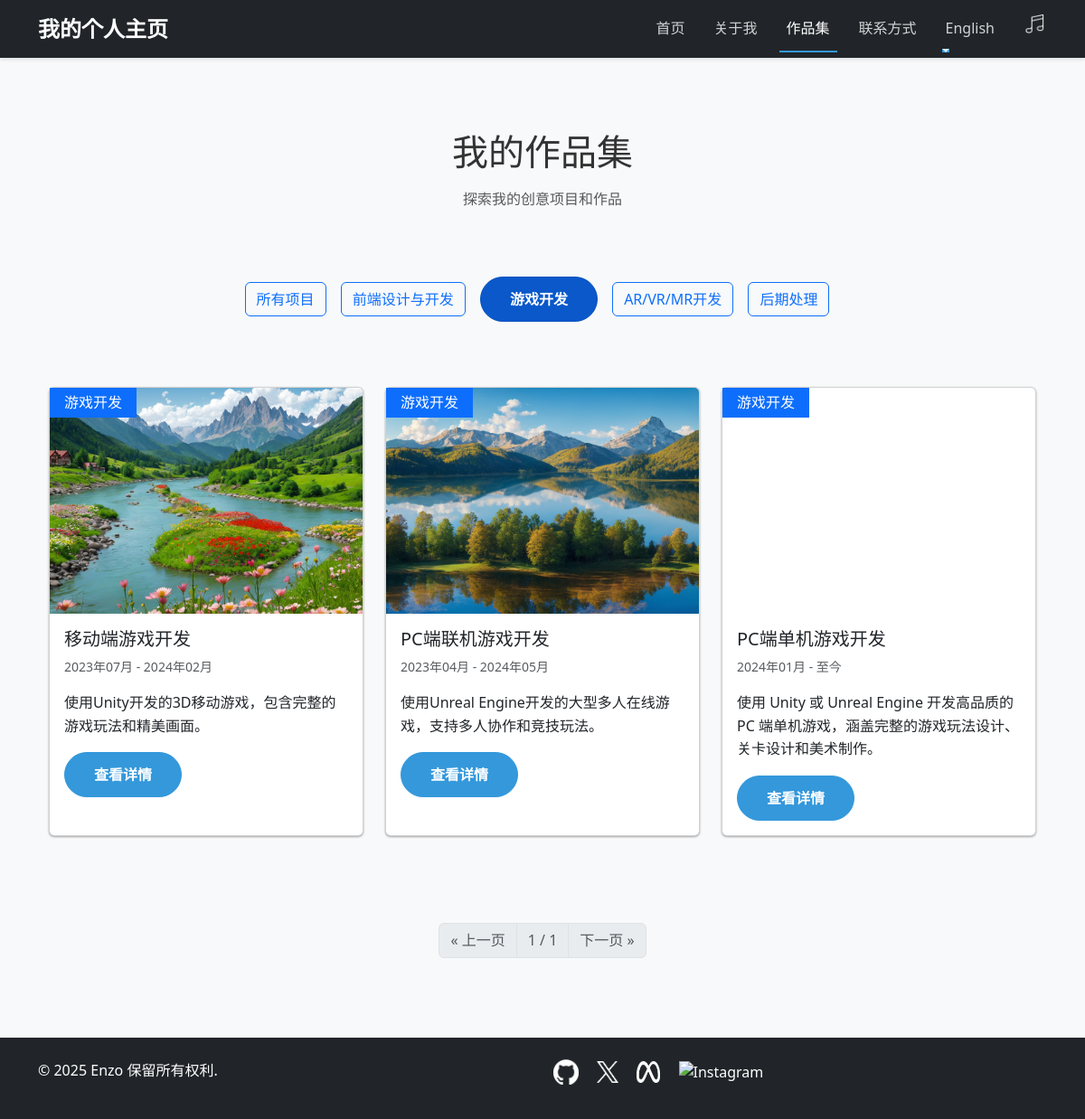
The app's page /portfolio/?category=游戏开发 with its own data.
### portfolio/models.py (models this page shows, shortened)
class Project(models.Model):
    title = models.CharField(max_length=200, verbose_name=_('项目名称'))
    slug = models.SlugField(unique=True, verbose_name=_('URL 别名'), help_text=_('项目在 URL 中的唯一标识'), null=True, blank=True)
    description = models.TextField(verbose_name=_('项目描述'))
    category = models.CharField(max_length=100, verbose_name=_('项目类别'))
    image = models.ImageField(upload_to='projects/', blank=True, null=True, verbose_name=_('项目图片'))
    link = models.URLField(max_length=200, blank=True, null=True, verbose_name=_('项目链接'))
    github_link = models.URLField(max_length=200, blank=True, null=True, verbose_name=_('GitHub链接'))
    start_date = models.DateField(verbose_name=_('开始日期'))
    end_date = models.DateField(blank=True, null=True, verbose_name=_('结束日期'))
    is_active = models.BooleanField(default=True, verbose_name=_('是否展示'))
    created_at = models.DateTimeField(default=timezone.now, verbose_name=_('创建时间'))
    updated_at = models.DateTimeField(auto_now=True, verbose_name=_('更新时间'))
    class Meta:
        verbose_name = _('作品集')
        verbose_name_plural = _('作品集')
        ordering = ['-created_at']

### portfolio/views.py (the view)
# urls.py: path('portfolio/', views.portfolio, name='portfolio'),
def portfolio(request):
    projects_qs = Project.objects.filter(is_active=True)
    projects = []
    for project in projects_qs:
        project.standard_category = get_standard_category(project.category)
        project.fallback_image = get_project_fallback_image(project)
        project.image = None
        projects.append(project)
    projects.sort(key=get_project_order)
    categories = PORTFOLIO_CATEGORIES
    selected_category = request.GET.get('category', 'all')
    if selected_category != 'all':
        projects = [p for p in projects if p.standard_category == selected_category]
    per_page = CATEGORY_PAGINATION_CONFIG.get(selected_category, CATEGORY_PAGINATION_CONFIG['default'])
    page_number = request.GET.get('page', 1)
    paginator = Paginator(projects, per_page)
    page_obj = paginator.get_page(page_number)
    context = {
        'projects': page_obj,
        'categories': categories,
        'selected_category': selected_category,
        'page_obj': page_obj,
    }
    return render(request, 'portfolio.html', context)

### portfolio/views.py (called while the page is built)
def get_project_fallback_image(project):
    if project.title in PROJECT_IMAGE_MAPPING:
        return PROJECT_IMAGE_MAPPING[project.title]
    if project.category in PROJECT_IMAGE_MAPPING:
        return PROJECT_IMAGE_MAPPING[project.category]
    return None

def get_project_order(project):
    try:
        return PROJECT_ORDER.index(project.title)
    except ValueError:
        return len(PROJECT_ORDER)

def get_standard_category(category):
    mapping = {
        '移动端游戏开发': '游戏开发',
        'PC端联机游戏开发': '游戏开发',
        'PC端单机游戏开发': '游戏开发',
        'AR应用开发': 'AR/VR/MR开发',
        'VR应用开发': 'AR/VR/MR开发',
        '视频剪辑与制作': '后期处理',
        '音频制作与混音': '后期处理',
        '特效设计与制作': '后期处理',
        '场景设计': '后期处理',
    }
    return mapping.get(category, category)

### templates/portfolio.html (shortened to what this page needs)
{% extends 'base.html' %}
{% load i18n %}
{% load static %}
{% block content %}
    <section class="page-header py-5">
        <div class="container">
            <h1 class="text-center mb-3">{% trans '我的作品集' %}</h1>
            <p class="text-center text-muted">{% trans '探索我的创意项目和作品' %}</p>
        </div>
    </section>
    <section class="filters-section py-2">
        <div class="container">
            <div class="text-center mb-2">
                <a href="?category=all" class="btn {% if selected_category == 'all' %}btn-primary active{% else %}btn-outline-primary{% endif %}" style="margin-right: 12px; margin-bottom: 8px;">{% trans '所有项目' %}</a>
                {% for category in categories %}
                    <a href="?category={{ category|urlencode }}" class="btn {% if selected_category == category %}btn-primary active{% else %}btn-outline-primary{% endif %}" style="margin-right: 12px; margin-bottom: 8px;">{{ category }}</a>
                {% endfor %}
            </div>
        </div>
    </section>
    <section class="projects-grid py-5">
        <div class="container">
            <div class="row">
                {% for project in projects %}
                    <div class="col-md-4 mb-4 project-item" data-category="{{ project.standard_category }}">
                        <div class="card h-100">
                            <div class="position-relative">
                                {% if project.image %}
                        <img src="{{ project.image.url }}" loading="lazy" decoding="async" class="card-img-top" alt="{{ project.title }}" style="height: 250px; object-fit: cover;">
                    {% elif project.fallback_image %}
                        <img src="{{ MEDIA_URL }}{{ project.fallback_image }}" loading="lazy" decoding="async" class="card-img-top" alt="{{ project.title }}" style="height: 250px; object-fit: cover; object-position: center;">
                    {% else %}
                        <div class="bg-secondary text-white d-flex align-items-center justify-content-center" style="height: 250px;">
                            <p class="mb-0">{{ project.title }}</p>
                        </div>
                    {% endif %}
                                <div class="position-absolute top-0 left-0 bg-primary text-white px-3 py-1 rounded-bottom-right">
                                    {{ project.standard_category }}
                                </div>
                            </div>
                            <div class="card-body">
                                <h5 class="card-title">{{ project.title }}</h5>
                                <p class="card-text small text-muted">
                                    {{ project.start_date|date:"Y年m月" }}{% if project.end_date %} - {{ project.end_date|date:"Y年m月" }}{% else %} - {% trans '至今' %}{% endif %}
                                </p>
                                <p class="card-text">{{ project.description|truncatewords:20 }}</p>
                                <div class="d-flex">
                                    <a href="{% url 'project_detail' project.slug %}" class="btn btn-primary">{% trans '查看详情' %}</a>
                                </div>
                            </div>
                        </div>
                    </div>
                {% endfor %}
            </div>
        </div>
    </section>
    <section class="py-4">
        <div class="container">
            <nav aria-label="Page navigation">
                <ul class="pagination justify-content-center">
                    {% if page_obj.has_previous %}
                        <li class="page-item"><a class="page-link" href="?category={{ selected_category|urlencode }}&page={{ page_obj.previous_page_number }}">&laquo; {% trans '上一页' %}</a></li>
                    {% else %}
                        <li class="page-item disabled"><span class="page-link">&laquo; {% trans '上一页' %}</span></li>
                    {% endif %}
                    <li class="page-item disabled"><span class="page-link">{{ page_obj.number }} / {{ page_obj.paginator.num_pages }}</span></li>
                    {% if page_obj.has_next %}
                        <li class="page-item"><a class="page-link" href="?category={{ selected_category|urlencode }}&page={{ page_obj.next_page_number }}">{% trans '下一页' %} &raquo;</a></li>
                    {% else %}
                        <li class="page-item disabled"><span class="page-link">{% trans '下一页' %} &raquo;</span></li>
                    {% endif %}
                </ul>
            </nav>
        </div>
    </section>
{% endblock %}

### static/css/main.css (style rules this page uses)
* { margin: 0; padding: 0; box-sizing: border-box; }
:root { --primary-color: #3498db; --primary-dark: #2980b9; --secondary-color: #2ecc71; --accent-color: #e74c3c; --text-color: #333; --text-light: #777; --bg-color: #f8f9fa; --white: #fff; --shadow: 0 4px 6px rgba(0, 0, 0, 0.1); --shadow-lg: 0 10px 25px rgba(0, 0, 0, 0.1); --border-radius: 8px; --transition: all 0.3s ease; }
body { font-family: 'Segoe UI', Tahoma, Geneva, Verdana, sans-serif; line-height: 1.6; color: var(--text-color); background-color: var(--bg-color); }
.btn-primary { background-color: var(--primary-color); border-color: var(--primary-color); padding: 0.75rem 2rem; font-weight: 600; border-radius: 30px; transition: var(--transition); }

### records on screen
Project: title (picture), standard_category "游戏开发", title "移动端游戏开发", start_date "2023年07月", end_date "2024年02月", description "使用Unity开发的3D移动游戏，包含完整的游戏玩法和精美画面。"
Project: title (picture), standard_category "游戏开发", title "PC端联机游戏开发", start_date "2023年04月", end_date "2024年05月", description "使用Unreal Engine开发的大型多人在线游戏，支持多人协作和竞技玩法。"
Project: title (picture), standard_category "游戏开发", title "PC端单机游戏开发", start_date "2024年01月", description "使用 Unity 或 Unreal Engine 开发高品质的 PC 端单机游戏，涵盖完整的游戏玩法设计、关卡设计和美术制作。"

### other values on screen
{{ category }} "前端设计与开发" "游戏开发" "AR/VR/MR开发" "后期处理"
{{ page_obj.number }} "1"
{{ page_obj.paginator.num_pages }} "1"
